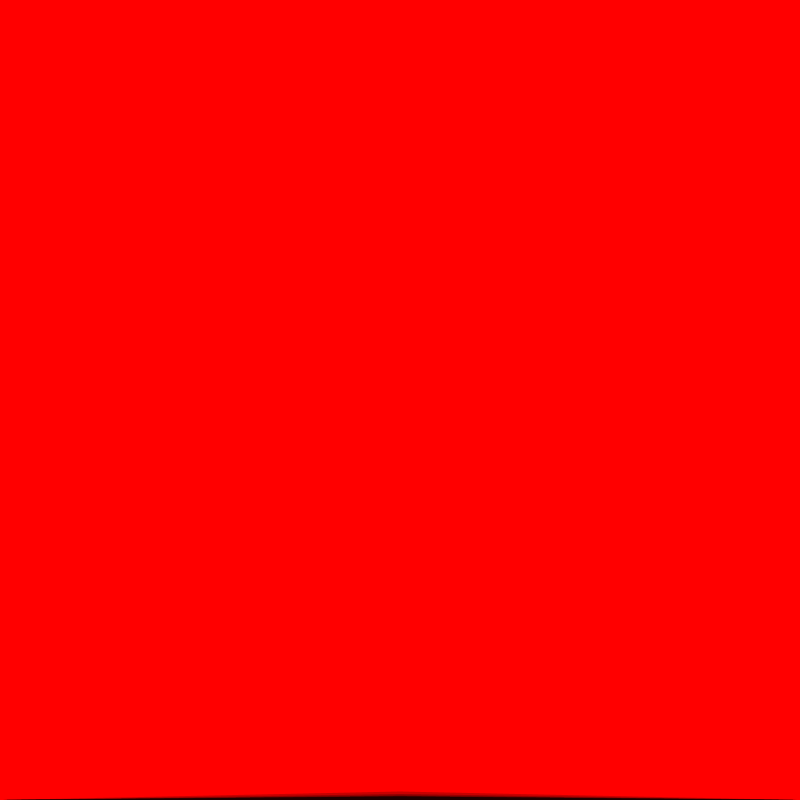
Frame 1 (no input)
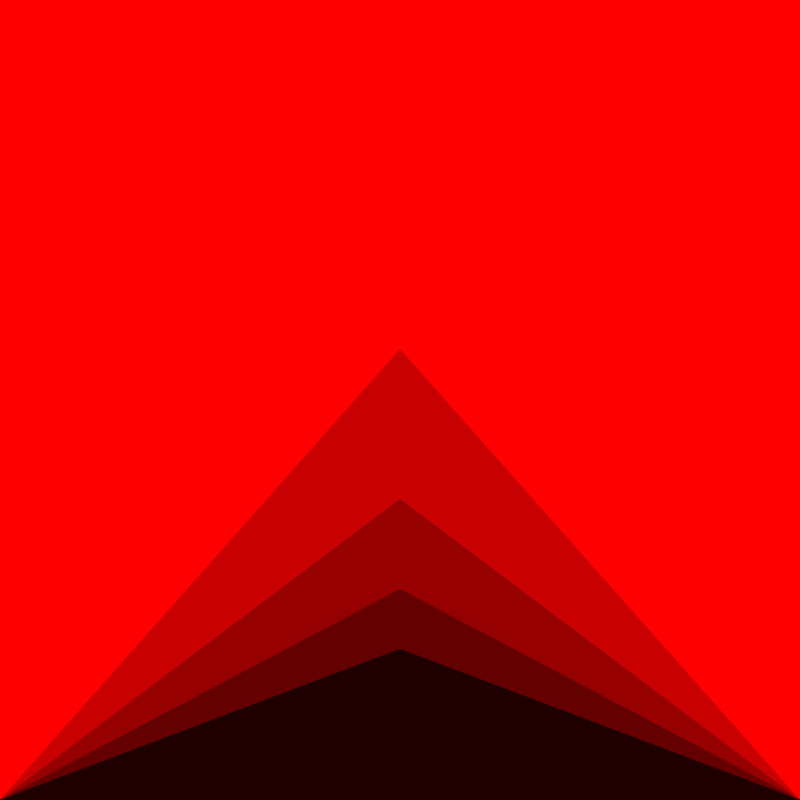
Frame 60 (the mouse pressed at the canvas centre just before this capture)
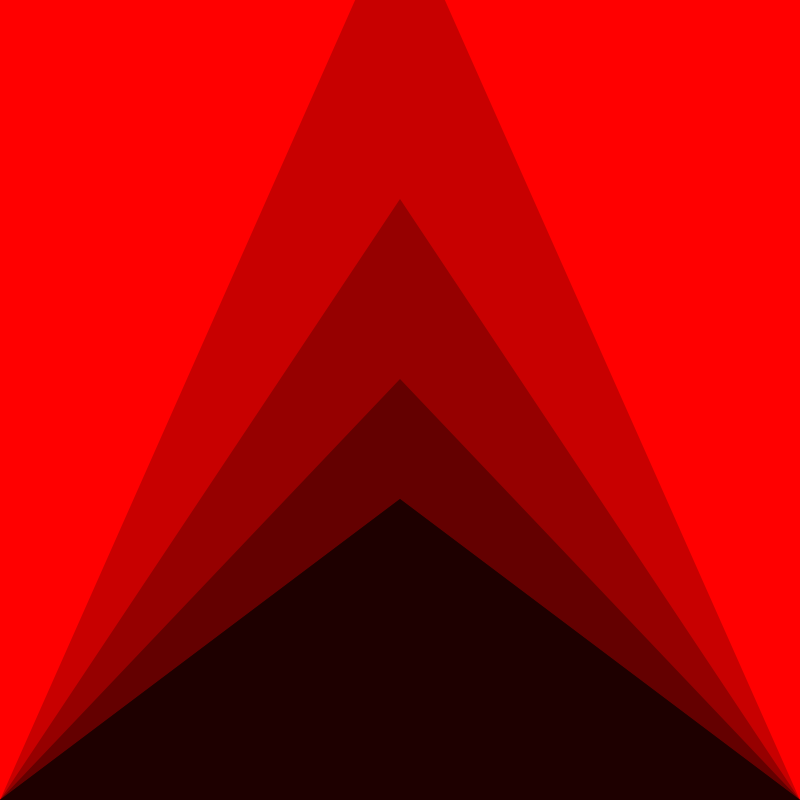
Frame 120 (the mouse held since frame 60 and released just before this capture)

The Processing sketch that drew these frames (run headless with seeded random() and noise(); from frame 60 on, the mouse is pressed at the canvas centre):

// Processing sketch: processing_171307
// ── processing_171307.pde

float aY,  bY , cX;

float  aX = 0; 

float  bX = 800; 

float cresceUno = -15;
float unoY = 799;
color uno = color (200, 0, 0);


float dueY = 799;
float cresceDue = -10;
color due = color (150, 0, 0);

float treY = 799;
float cresceTre = -7;
color tre = color (100, 0, 0);

float quattroY = 799;
float cresceQuattro = -5;
color quattro = color (50, 0, 0);

float cinqueY = 799;
float cresceCinque = -5;
color cinque = color (30, 0, 0);




void setup () {
 size(800, 800);
 smooth();
 //noFill();
}

void draw() {
  
  background(255, 0, 0);
  noStroke();
   
    unoY += cresceUno/2; 
    drawTriangleOne(cresceUno, unoY, uno, false);
    
    dueY += cresceDue/2;  
    drawTriangleOne(cresceDue, dueY, due, false);
    
    treY += cresceTre/2;  
    drawTriangleOne(cresceTre, treY, tre, false);
    
    quattroY += cresceQuattro/2;  
    drawTriangleOne(cresceQuattro, quattroY, quattro, false);
   
    cinqueY += cresceCinque/2;  
    drawTriangleOne(cresceCinque, cinqueY, cinque, true);
    
 }
// click play Luisa, click play!
void drawTriangleOne(float triangleOneCresce, float start, color inside, boolean last /* yeah!:) */) {
  

  aY = height;
  

  bY = height;
  
  cX = width/2;
  
  fill(inside);
  
  triangle(aX, aY, bX, bY, cX, start);
  
  if (last == true) 
 { 
    if ((start < 0) && (aX < width/2) ) {
      aX += 1;
      
      bX -= 1;
      
    }
  }
  
  //start =( start + triangleOneCresce);


}
